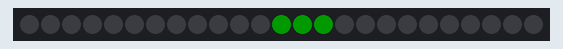
This sketch was run on a simulated Arduino Uno, built with avr-gcc and run on an emulated ATmega328P. Parts: 25 RGB LEDs in strip order, left to right. Dim RGB values are drawn brighter than linear.

Above: at 0.06 s.
At 4.85 s:
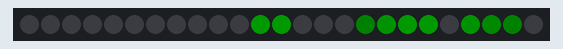
At 9.76 s:
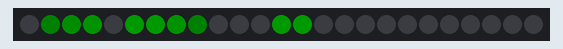
At 19.94 s:
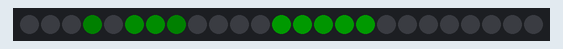
At 30.26 s:
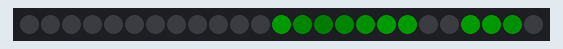
At 39.94 s:
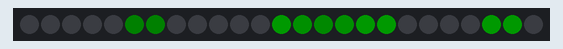

The sketch:

LED_Matrix_Radar_Sweep_Animation.ino
```cpp
/*
 * This program simulates a radar sweep rotating around the
 * center pixel of the 5x5 matrix. Green trails fade behind
 * the rotating radar line.
 */

#include <Arduino.h>
#include <Adafruit_NeoPixel.h>
#include <math.h>

#define MATRIX_PIN 7
#define NUM_LEDS   25

Adafruit_NeoPixel matrix(
  NUM_LEDS,
  MATRIX_PIN,
  NEO_GRB + NEO_KHZ800
);

uint8_t brightness[5][5];

int pixelXY(int x, int y)
{
  if (y % 2 == 0)
    return y * 5 + x;

  return y * 5 + (4 - x);
}

void setup()
{
  matrix.begin();
  matrix.setBrightness(25);
  matrix.clear();
  matrix.show();
}

void loop()
{
  static float angle = 0;

  // Fade previous trail
  for (int y = 0; y < 5; y++)
  {
    for (int x = 0; x < 5; x++)
    {
      brightness[y][x] =
        brightness[y][x] > 25
        ? brightness[y][x] - 25
        : 0;
    }
  }

  // Calculate radar endpoint
  int x =
    2 + round(cos(angle) * 2);

  int y =
    2 + round(sin(angle) * 2);

  // Light pixels from center to endpoint
  for (int step = 0; step <= 10; step++)
  {
    int px =
      2 + round(
        (x - 2) * step / 10.0
      );

    int py =
      2 + round(
        (y - 2) * step / 10.0
      );

    if (px >= 0 && px < 5 &&
        py >= 0 && py < 5)
    {
      brightness[py][px] = 255;
    }
  }

  matrix.clear();

  for (int yy = 0; yy < 5; yy++)
  {
    for (int xx = 0; xx < 5; xx++)
    {
      matrix.setPixelColor(
        pixelXY(xx, yy),
        matrix.Color(
          0,
          brightness[yy][xx],
          0
        )
      );
    }
  }

  matrix.show();

  angle += 0.2;

  delay(60);
}
```
